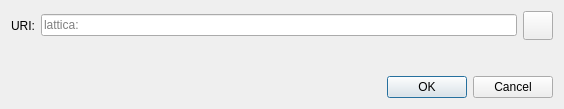
<?xml version="1.0" encoding="UTF-8"?>
<ui version="4.0">
 <class>OpenURIDialog</class>
 <widget class="QDialog" name="OpenURIDialog">
  <property name="geometry">
   <rect>
    <x>0</x>
    <y>0</y>
    <width>564</width>
    <height>109</height>
   </rect>
  </property>
  <property name="windowTitle">
   <string>Open lattica URI</string>
  </property>
  <layout class="QVBoxLayout" name="verticalLayout">
   <item>
    <layout class="QHBoxLayout" name="horizontalLayout">
     <item>
      <widget class="QLabel" name="label">
       <property name="text">
        <string>URI:</string>
       </property>
      </widget>
     </item>
     <item>
      <widget class="QValidatedLineEdit" name="uriEdit">
       <property name="placeholderText">
        <string notr="true">lattica:</string>
       </property>
      </widget>
     </item>
     <item>
      <widget class="QToolButton" name="pasteButton">
       <property name="toolTip">
        <string extracomment="Tooltip text for button that allows you to paste an address that is in your clipboard.">Paste address from clipboard</string>
       </property>
       <property name="text">
        <string/>
       </property>
       <property name="icon">
        <iconset resource="../lattica.qrc">
         <normaloff>:/icons/editpaste</normaloff>:/icons/editpaste
        </iconset>
       </property>
       <property name="iconSize">
        <size>
         <width>22</width>
         <height>22</height>
        </size>
       </property>
      </widget>
     </item>
    </layout>
   </item>
   <item>
    <spacer name="verticalSpacer">
     <property name="orientation">
      <enum>Qt::Vertical</enum>
     </property>
     <property name="sizeHint" stdset="0">
      <size>
       <width>20</width>
       <height>40</height>
      </size>
     </property>
    </spacer>
   </item>
   <item>
    <widget class="QDialogButtonBox" name="buttonBox">
     <property name="orientation">
      <enum>Qt::Horizontal</enum>
     </property>
     <property name="standardButtons">
      <set>QDialogButtonBox::Cancel|QDialogButtonBox::Ok</set>
     </property>
    </widget>
   </item>
  </layout>
 </widget>
 <customwidgets>
  <customwidget>
   <class>QValidatedLineEdit</class>
   <extends>QLineEdit</extends>
   <header>qt/qvalidatedlineedit.h</header>
  </customwidget>
 </customwidgets>
 <resources/>
 <connections>
  <connection>
   <sender>buttonBox</sender>
   <signal>accepted()</signal>
   <receiver>OpenURIDialog</receiver>
   <slot>accept()</slot>
   <hints>
    <hint type="sourcelabel">
     <x>248</x>
     <y>254</y>
    </hint>
    <hint type="destinationlabel">
     <x>157</x>
     <y>274</y>
    </hint>
   </hints>
  </connection>
  <connection>
   <sender>buttonBox</sender>
   <signal>rejected()</signal>
   <receiver>OpenURIDialog</receiver>
   <slot>reject()</slot>
   <hints>
    <hint type="sourcelabel">
     <x>316</x>
     <y>260</y>
    </hint>
    <hint type="destinationlabel">
     <x>286</x>
     <y>274</y>
    </hint>
   </hints>
  </connection>
 </connections>
</ui>
